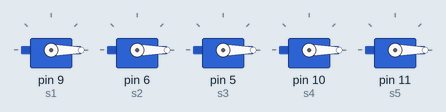
Simulated run of this sketch. Board: Arduino Uno, built with avr-gcc and run on an emulated ATmega328P. Shown: 5 × servo.

Above: at 0.05 s.
At 3.0 s:
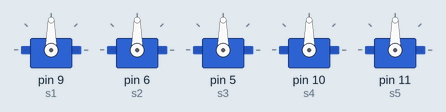
Timing chart, 0 to 6.9 s (numbered marks = the images above):
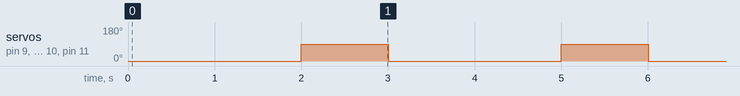

Measured:
- by itself, servo on pin 9 (s1), servo on pin 6 (s2), servo on pin 5 (s3), servo on pin 10 (s4), servo on pin 11 (s5): alternates 90° for 1.0 s and 0° for 2.0 s

The sketch:

electrical_circuit_and_5_servo_motors1.ino
```cpp
// C++ code
//

#include <Servo.h>

Servo s1;
Servo s2;
Servo s3;
Servo s4;
Servo s5;


void setup()
{
  s1.attach(9);
  s2.attach(6);
  s3.attach(5);
  s4.attach(10);
  s5.attach(11);
}

void loop()
{
  s1.write(0);
  s2.write(0);
  s3.write(0);
  s4.write(0);
  s5.write(0);

  delay(2000); // Wait for 1000 millisecond(s)

  s1.write(90);
  s2.write(90);
  s3.write(90);
  s4.write(90);
  s5.write(90);

  delay(1000); // Wait for 1000 millisecond(s)

}
```
